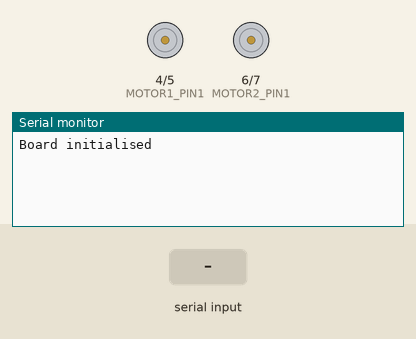
A sketch run on a simulated Arduino Uno, built with avr-gcc and run on an emulated ATmega328P. Shown: motor-driver pin pairs drawn as motors (green arrow = first pin HIGH = forward, orange = second pin HIGH = backward, longer = more drive, scaled by the enable pin), the last lines printed to the serial monitor. Inputs (shaded band) come from the test bench.

Above: at 1.2 s.
1.3 s: "t" received over Serial
At 3.5 s:
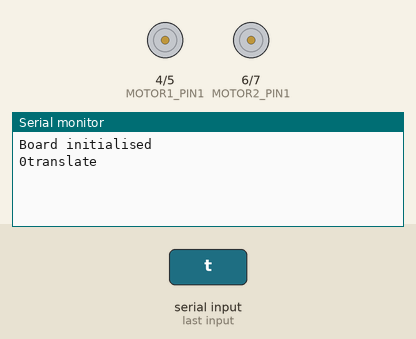
3.8 s: "r" received over Serial
At 5.4 s:
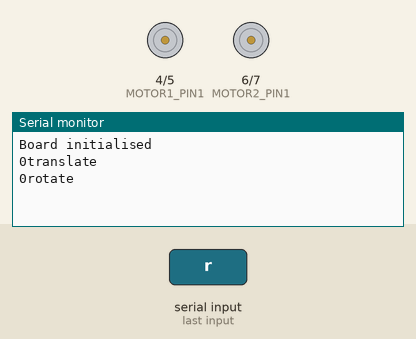
6.3 s: "i" received over Serial
At 8.6 s:
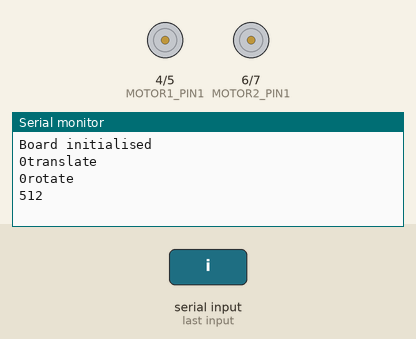

Measured:
- after the input at 1.3 s, the serial monitor: prints a new line after 1.0 s (image 1)
- after the input at 3.8 s, the serial monitor: prints a new line after 1.0 s (image 2)
- after the input at 6.3 s, the serial monitor: prints a new line after 1.0 s (image 3)

The sketch:

motor_control.ino
```cpp
//Motor 1 pin assigment
#define MOTOR1_PIN1 4
#define MOTOR1_PIN2 5
#define MOTOR1_SPEED_PIN 9

//Motor 2 pin assigment
#define MOTOR2_PIN1 6
#define MOTOR2_PIN2 7
#define MOTOR2_SPEED_PIN 10

//Motor bounds
#define MIN_MOTOR_SPEED 20  //speed at which motor starts running
#define MAX_MOTOR_SPEED 255

#define SENSOR1_PIN A0
#define SENSOR2_PIN A1
#define SENSOR3_PIN A2
#define SENSOR4_PIN A3
#define SENSOR5_PIN A4
#define SENSOR6_PIN A5

int sensor_pins[]={SENSOR1_PIN, SENSOR2_PIN, SENSOR3_PIN, SENSOR4_PIN, SENSOR5_PIN, SENSOR6_PIN};

class Motor{
  private:
    int _motor_pin1, _motor_pin2, _motor_speed_pin;
  public:
    void attachPins(int mp1, int mp2, int msp){
      _motor_pin1=mp1;
      _motor_pin2=mp2;
      _motor_speed_pin=msp;
      pinMode(_motor_pin1, OUTPUT);
      pinMode(_motor_pin2, OUTPUT);
    }
    void setMotorSpeed(int motor_speed){  //TODO: check if the condition has to be <= or >=
      if(motor_speed<=0){
        digitalWrite(_motor_pin1, HIGH);
        digitalWrite(_motor_pin2, LOW);
      }
      else{
        digitalWrite(_motor_pin1, LOW);
        digitalWrite(_motor_pin2, HIGH);
      }
      analogWrite(_motor_speed_pin, motor_speed);
    }
};

/*
Motor::Motor(int mp1, int mp2, int msp){
  _motor_pin1=mp1;
  _motor_pin2=mp2;
  _motor_speed_pin=msp;
  pinMode(_motor_pin1, OUTPUT);
  pinMode(_motor_pin2, OUTPUT);
}
*/

class Sensor{
  private:
    int _sensor_pin, _sensor_value;
  public:
    void attachPin(int sp){
      _sensor_pin=sp;
    }
    int readData(){
      return analogRead(_sensor_pin);
    }

};

class Robot{
  private:
    Motor motor_left, motor_right;
    Sensor sensor[6];
  public:
    Robot(){
      motor_left.attachPins(MOTOR1_PIN1, MOTOR1_PIN2, MOTOR1_SPEED_PIN);
      motor_right.attachPins(MOTOR2_PIN1, MOTOR2_PIN2, MOTOR2_SPEED_PIN);
      for(int i=0;i<6;i++)
        sensor[i].attachPin(sensor_pins[i]);
    }
    void translate(int cmd){
      //int normalised_speed=MIN_MOTOR_SPEED+(cmd*(MAX_MOTOR_SPEED-MIN_MOTOR_SPEED));
      int normalised_speed=cmd;
      motor_left.setMotorSpeed(normalised_speed);
      motor_right.setMotorSpeed(normalised_speed);
    }
    void rotate(int cmd){
      //int normalised_speed=MIN_MOTOR_SPEED+(abs(cmd)*(MAX_MOTOR_SPEED-MIN_MOTOR_SPEED));
      int normalised_speed=cmd;
      if(cmd<0){
        motor_left.setMotorSpeed(-normalised_speed);
        motor_right.setMotorSpeed(normalised_speed);
      }
      else{
        motor_left.setMotorSpeed(normalised_speed);
        motor_right.setMotorSpeed(-normalised_speed);
      }
    }
    int getMaxSensorReading(){
      int max_reading=0;
      for(int i=0;i<6;i++)
      {
        int sensor_reading=sensor[i].readData();
        //Serial.println(sensor_reading);
        if(max_reading<sensor_reading){
          max_reading=sensor_reading;
        }
      }
      return max_reading;
    }

};

Robot swarm_bot;

// the setup routine runs once when you press reset:
void setup()  {
  Serial.begin(9600);
  Serial.println("Board initialised");
}
char cmd[2];
uint8_t value;
// the loop routine runs over and over again forever:
void loop()  {
  /*
  if (Serial.available() > 0) {
    Serial.readBytes(cmd, 2);
      for(int i=0;i<2;i++)
  {
    Serial.println(cmd[i]);
  }
  }
*/
  /*
  while (Serial.available() > 0) {
    // get incoming byte:
    cmd = Serial.read();
    value=cmd;
    Serial.println(cmd);
    Serial.println(value);
   }
   */

  if (Serial.available() > 0) {
    Serial.readBytes(cmd, 2);
    if(cmd[0]=='t'){
      value=cmd[1];
      Serial.print(value);
      Serial.println("translate");
      swarm_bot.translate(value);
      /*
      digitalWrite(4, LOW);
      digitalWrite(5, HIGH);
      analogWrite(9, value);
*/
    }
    else if(cmd[0]=='r'){
      value=cmd[1];
      Serial.print(value);
      Serial.println("rotate");
      swarm_bot.rotate(value);
    }
    else if(cmd[0]=='i'){
      //Serial.print(value);
      Serial.println(swarm_bot.getMaxSensorReading());
    }
  }
}
```
